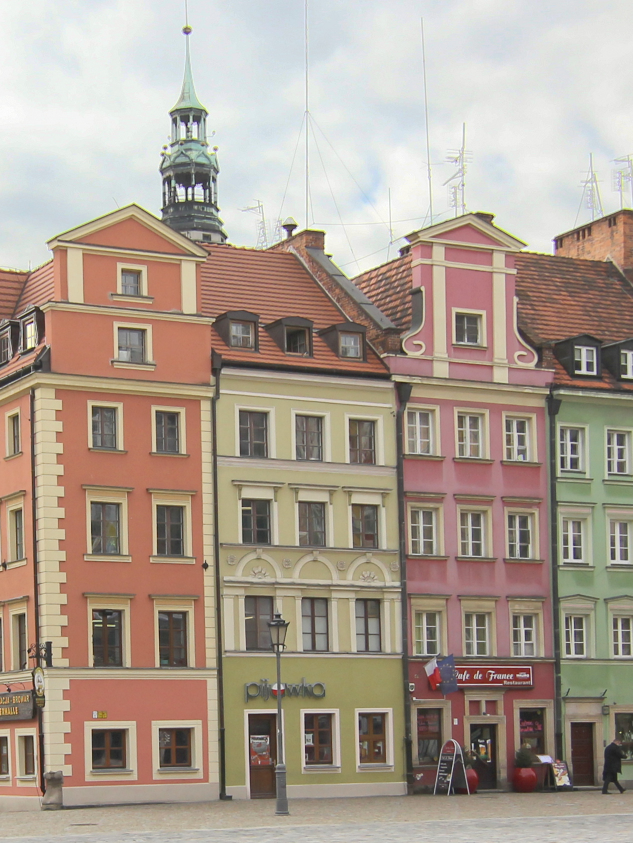
#> input picture Lab6/rynek_frag.jpg, 1265 x 1686 px (shown at 1/2 size)
$ python main.py
#> lines starting #> are read from the running program, lines starting #| are printed output that depends on the picture; after the words box and inside, x2 and y2 are one past the last pixel; in counts of white or black regions, pixels touching at a corner belong together
import cv2
import numpy as np
import os

IMAGE_NAME = "rynek_frag.jpg"
ROTATION_ANGLE = 44
MAX_CORNERS = 2700
OUTPUT_REPORT = "report.txt"

def show_and_save_image(image, window_name, file_name):
    cv2.imshow(window_name, image)
    cv2.imwrite(file_name, image)

def detect_corners(gray_img):
    return cv2.goodFeaturesToTrack(gray_img, maxCorners=MAX_CORNERS, qualityLevel=0.01, minDistance=10)

def rotate_image(image, angle, center_point):
    h, w = image.shape[:2]
    rotation_matrix = cv2.getRotationMatrix2D(center_point, angle, 1.0)
    rotated = cv2.warpAffine(image, rotation_matrix, (w, h))
    return rotated, rotation_matrix

def transform_points(points, matrix):
    points = np.squeeze(points)
    if len(points.shape) == 1:
        points = np.expand_dims(points, axis=0)
    homogeneous = np.hstack([points, np.ones((points.shape[0], 1))])
    transformed = np.dot(matrix, homogeneous.T).T
    return transformed

def compare_points(original, transformed, threshold=5):
    match_count = 0
    for p1 in original:
        for p2 in transformed:
            distance = np.linalg.norm(p1 - p2)
            if distance < threshold:
                match_count += 1
                break
    return match_count

def save_report(num_before, num_after, matched, angle):
    with open(OUTPUT_REPORT, "w") as f:
        f.write("REPORT: Corner Comparison Before and After Rotation\n")
        f.write(f"\nRotation angle: {angle} degrees")
        f.write(f"\nCorners before rotation: {num_before}")
        f.write(f"\nCorners after rotation: {num_after}")
        f.write(f"\nMatched corners (after reverse transformation): {matched}")
        f.write(f"\nPercentage preserved: {matched / num_before * 100:.2f}%\n")

def main():
    image = cv2.imread(IMAGE_NAME)
#> image is the input picture: shape (1686, 1265, 3); mean B, G, R 144.2, 157, 171.1
    if image is None:
        print("Error: image not found.")
        return

    gray = cv2.cvtColor(image, cv2.COLOR_BGR2GRAY)
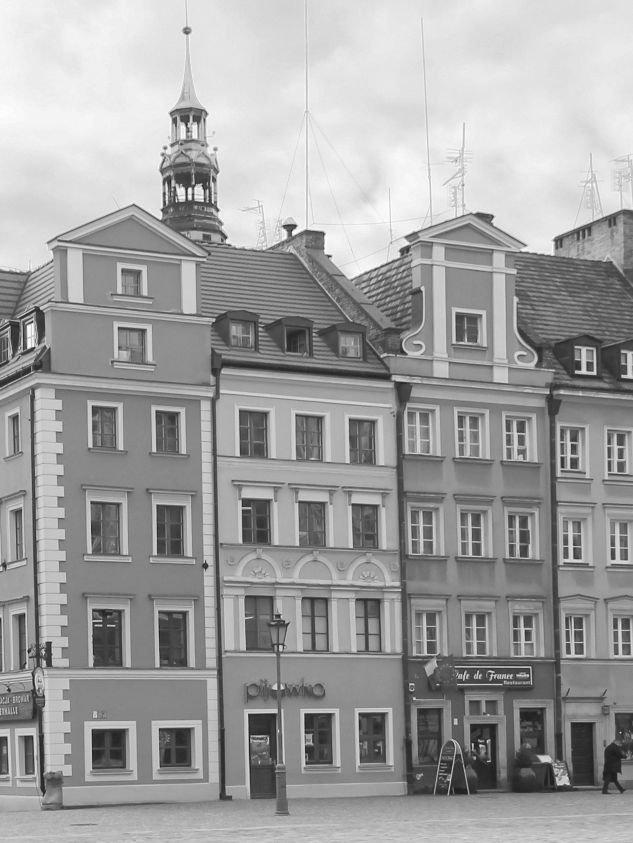
#> gray: shape (1686, 1265) (shown at 1/2 size); min 9, max 255, mean 159.8
    corners_before = detect_corners(gray)
#> corners_before = 2616 rows, first 8: [1239, 1465], [65, 641], [69, 693], [982, 1346], [484, 1013], [415, 379], [352, 404], [185, 1239]
    print(f"Found {len(corners_before)} corners before rotation.")
#| Found 2616 corners before rotation.

    reference_point = (image.shape[1] // 4, image.shape[0] // 2)
#> reference_point = (316, 843)
    rotated_image, rot_matrix = rotate_image(image, ROTATION_ANGLE, reference_point)
#> in rotate_image, `rotated = cv2.warpAffine(image, rotation_matrix, (w, h))`:
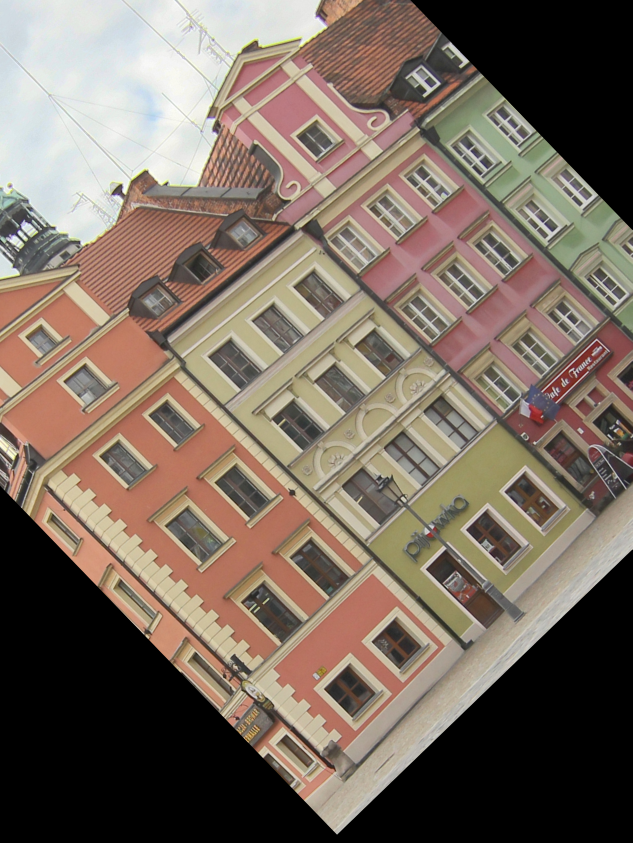
#> rotated: shape (1686, 1265, 3) (shown at 1/2 size); mean B, G, R 95.6, 107.4, 121.5
#> rot_matrix = [[0.719, 0.695, -496.9], [-0.695, 0.719, 456.1]]
    gray_rotated = cv2.cvtColor(rotated_image, cv2.COLOR_BGR2GRAY)
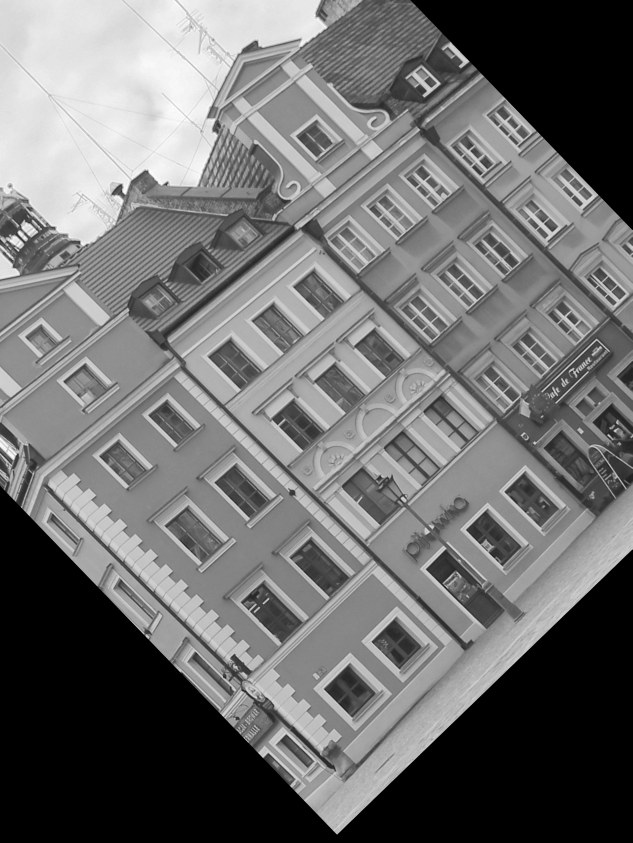
#> gray_rotated: shape (1686, 1265) (shown at 1/2 size); min 0, max 255, mean 110.2
    corners_after = detect_corners(gray_rotated)
#> corners_after = 2268 rows, first 8: [674, 1668], [497, 1219], [37, 502], [31, 1001], [35, 907], [1176, 743], [65, 440], [296, 1276]
    print(f"Found {len(corners_after)} corners after rotation.")
#| Found 2268 corners after rotation.

    inverse_matrix = cv2.invertAffineTransform(rot_matrix)
#> inverse_matrix = [[0.719, -0.695, 674.3], [0.695, 0.719, 17.08]]
    corners_after_inverse = transform_points(corners_after, inverse_matrix)
#> in transform_points, `points = np.squeeze(points)`: points = 2268 pairs, first value 1 to 1263, second value 1 to 1668
#> in transform_points, `homogeneous = np.hstack([points, np.ones((points.shape[0], 1))])`: homogeneous = 2268 rows, first 8: [674, 1668, 1], [497, 1219, 1], [37, 502, 1], [31, 1001, 1], [35, 907, 1], [1176, 743, 1], [65, 440, 1], [296, 1276, 1]
#> in transform_points, `transformed = np.dot(matrix, homogeneous.T).T`: transformed = 2268 pairs, first value 0.322 to 1264.2, second value 225.4 to 1685.1
#> corners_after_inverse has the same summary as transformed in transform_points

    matched = compare_points(np.squeeze(corners_before), corners_after_inverse)
#> the loop in compare_points, `for p1 in original:` made 2616 passes
#> after the loop in compare_points, `for p1 in original:`: match_count = 2013
#> matched = 2013
    print(f"Matched corners: {matched} / {len(corners_before)}")
#| Matched corners: 2013 / 2616

    save_report(len(corners_before), len(corners_after), matched, ROTATION_ANGLE)

    original_with_corners = image.copy()
    for corner in corners_before:
        x, y = corner.ravel()
        cv2.circle(original_with_corners, (int(x), int(y)), 3, (0, 255, 0), -1)
#> this loop made 2616 passes
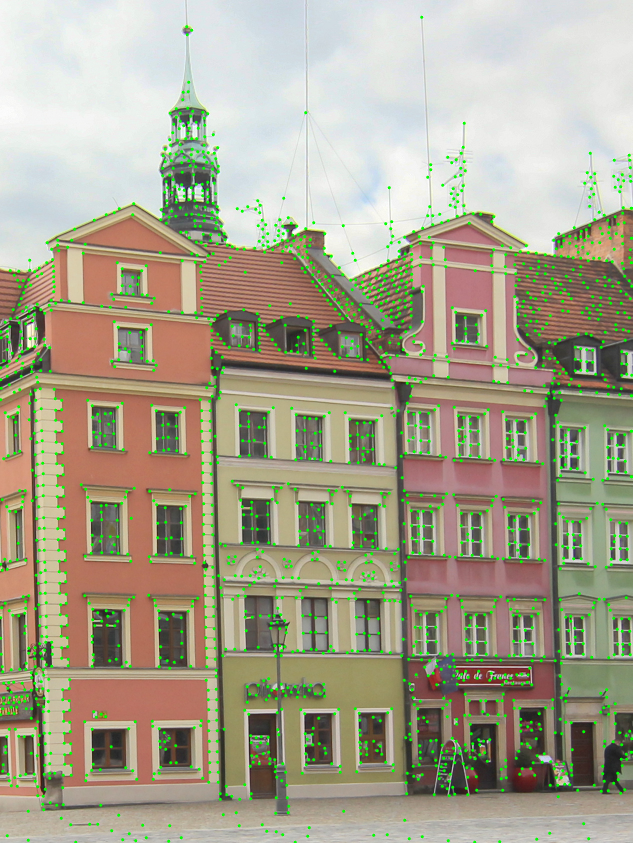
#> original_with_corners: shape (1686, 1265, 3) (shown at 1/2 size); 3.55% of pixels changed, all inside (x1, y1, x2, y2) = (0, 31, 1265, 1686)
    show_and_save_image(original_with_corners, "Original Image with Corners", "original_with_corners.jpg")

    rotated_with_corners = rotated_image.copy()
    for corner in corners_after:
        x, y = corner.ravel()
        cv2.circle(rotated_with_corners, (int(x), int(y)), 3, (0, 255, 0), -1)
#> this loop made 2268 passes
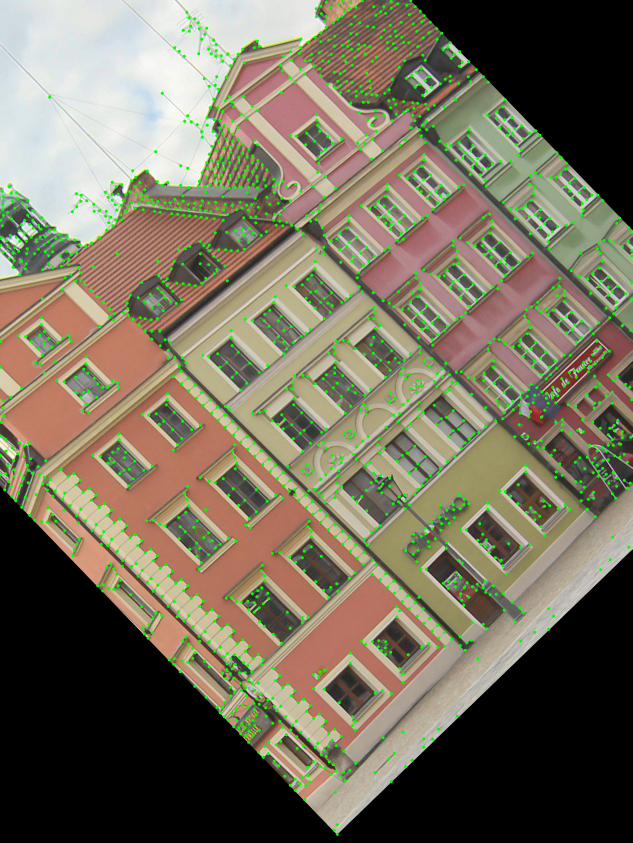
#> rotated_with_corners: shape (1686, 1265, 3) (shown at 1/2 size); 3.08% of pixels changed, all inside (x1, y1, x2, y2) = (0, 0, 1265, 1672)
    show_and_save_image(rotated_with_corners, "Rotated Image with Corners", "rotated_with_corners.jpg")


if __name__ == "__main__":
    main()
